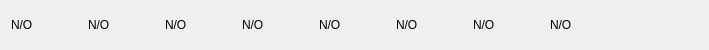
<?xml version="1.0" encoding="UTF-8"?>
<ui version="4.0">
 <class>TeachersTableRowWidget</class>
 <widget class="QWidget" name="TeachersTableRowWidget">
  <property name="geometry">
   <rect>
    <x>0</x>
    <y>0</y>
    <width>709</width>
    <height>50</height>
   </rect>
  </property>
  <property name="sizePolicy">
   <sizepolicy hsizetype="Expanding" vsizetype="Preferred">
    <horstretch>0</horstretch>
    <verstretch>0</verstretch>
   </sizepolicy>
  </property>
  <property name="minimumSize">
   <size>
    <width>0</width>
    <height>50</height>
   </size>
  </property>
  <property name="maximumSize">
   <size>
    <width>16777215</width>
    <height>50</height>
   </size>
  </property>
  <property name="windowTitle">
   <string/>
  </property>
  <layout class="QHBoxLayout" name="horizontalLayout">
   <item>
    <widget class="QLabel" name="teacher_id">
     <property name="text">
      <string>N/O</string>
     </property>
    </widget>
   </item>
   <item>
    <widget class="QLabel" name="firstname_label">
     <property name="text">
      <string>N/O</string>
     </property>
    </widget>
   </item>
   <item>
    <widget class="QLabel" name="lastname_label">
     <property name="text">
      <string>N/O</string>
     </property>
    </widget>
   </item>
   <item>
    <widget class="QLabel" name="teachers_email_label">
     <property name="text">
      <string>N/O</string>
     </property>
    </widget>
   </item>
   <item>
    <widget class="QLabel" name="teacher_phonenumber_label">
     <property name="text">
      <string>N/O</string>
     </property>
    </widget>
   </item>
   <item>
    <widget class="QLabel" name="assigned_class_label">
     <property name="text">
      <string>N/O</string>
     </property>
    </widget>
   </item>
   <item>
    <widget class="QLabel" name="class_course_label">
     <property name="text">
      <string>N/O</string>
     </property>
    </widget>
   </item>
   <item>
    <widget class="QLabel" name="create_datelabel">
     <property name="text">
      <string>N/O</string>
     </property>
    </widget>
   </item>
   <item>
    <widget class="QPushButton" name="deleteTeacherpushButton">
     <property name="styleSheet">
      <string notr="true">border:none;</string>
     </property>
     <property name="text">
      <string/>
     </property>
     <property name="icon">
      <iconset resource="Resources/icons/skyblue/skyblue.qrc">
       <normaloff>:/skyblue_icons/trash-2.svg</normaloff>:/skyblue_icons/trash-2.svg</iconset>
     </property>
    </widget>
   </item>
  </layout>
 </widget>
 <resources>
  <include location="Resources/icons/skyblue/skyblue.qrc"/>
 </resources>
 <connections/>
</ui>
